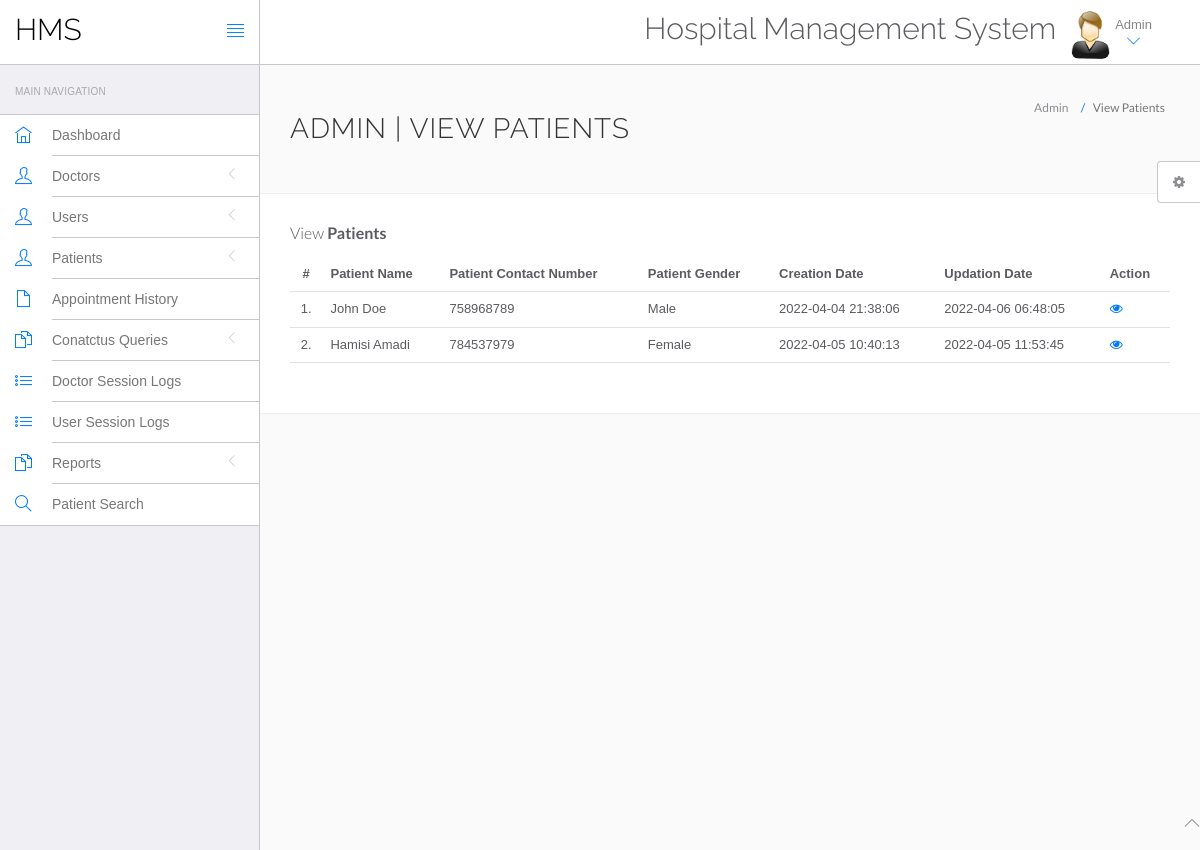
Page /hospital/hms/admin/manage-patient.php (signed in) on the committed database.
### tables this page shows
CREATE TABLE `tblpatient` (
  `ID` int(10) NOT NULL,
  `Docid` int(10) DEFAULT NULL,
  `PatientName` varchar(200) DEFAULT NULL,
  `PatientContno` bigint(10) DEFAULT NULL,
  `PatientEmail` varchar(200) DEFAULT NULL,
  `PatientGender` varchar(50) DEFAULT NULL,
  `PatientAdd` mediumtext DEFAULT NULL,
  `PatientAge` int(10) DEFAULT NULL,
  `PatientMedhis` mediumtext DEFAULT NULL,
  `CreationDate` timestamp NULL DEFAULT current_timestamp(),
  `UpdationDate` timestamp NULL DEFAULT NULL ON UPDATE current_timestamp()
);

### hospital/hms/admin/manage-patient.php (the view, shortened to what this page needs)
<?php
include('include/config.php');
?>
<!DOCTYPE html>
<html lang="en">
	<head>
		<link rel="stylesheet" href="vendor/bootstrap/css/bootstrap.min.css">
		<link rel="stylesheet" href="vendor/fontawesome/css/font-awesome.min.css">
		<link rel="stylesheet" href="vendor/themify-icons/themify-icons.min.css">
		<link href="vendor/animate.css/animate.min.css" rel="stylesheet" media="screen">
		<link href="vendor/perfect-scrollbar/perfect-scrollbar.min.css" rel="stylesheet" media="screen">
		<link href="vendor/switchery/switchery.min.css" rel="stylesheet" media="screen">
		<link href="vendor/bootstrap-touchspin/jquery.bootstrap-touchspin.min.css" rel="stylesheet" media="screen">
		<link href="vendor/select2/select2.min.css" rel="stylesheet" media="screen">
		<link href="vendor/bootstrap-datepicker/bootstrap-datepicker3.standalone.min.css" rel="stylesheet" media="screen">
		<link href="vendor/bootstrap-timepicker/bootstrap-timepicker.min.css" rel="stylesheet" media="screen">
		<link rel="stylesheet" href="assets/css/styles.css">
		<link rel="stylesheet" href="assets/css/plugins.css">
		<link rel="stylesheet" href="assets/css/themes/theme-1.css" id="skin_color" />
	</head>
	<body>
		<div id="app">
<?php include('include/sidebar.php');?>
<div class="app-content">
<?php include('include/header.php');?>
<div class="main-content" >
<div class="wrap-content container" id="container">
<section id="page-title">
<div class="row">
<div class="col-sm-8">
<h1 class="mainTitle">Admin | View Patients</h1>
</div>
<ol class="breadcrumb">
<li>
<span>Admin</span>
</li>
<li class="active">
<span>View Patients</span>
</li>
</ol>
</div>
</section>
<div class="container-fluid container-fullw bg-white">
<div class="row">
<div class="col-md-12">
<h5 class="over-title margin-bottom-15">View <span class="text-bold">Patients</span></h5>
<table class="table table-hover" id="sample-table-1">
<thead>
<tr>
<th class="center">#</th>
<th>Patient Name</th>
<th>Patient Contact Number</th>
<th>Patient Gender </th>
<th>Creation Date </th>
<th>Updation Date </th>
<th>Action</th>
</tr>
</thead>
<tbody>
<?php
$sql=mysqli_query($con,"select * from tblpatient");
$cnt=1;
while($row=mysqli_fetch_array($sql))
{
?>
<tr>
<td class="center"><?php echo $cnt;?>.</td>
<td class="hidden-xs"><?php echo $row['PatientName'];?></td>
<td><?php echo $row['PatientContno'];?></td>
<td><?php echo $row['PatientGender'];?></td>
<td><?php echo $row['CreationDate'];?></td>
<td><?php echo $row['UpdationDate'];?>
</td>
<td>
<a href="view-patient.php?viewid=<?php echo $row['ID'];?>"><i class="fa fa-eye"></i></a>
</td>
</tr>
<?php
$cnt=$cnt+1;
 }?></tbody>
</table>
</div>
</div>
</div>
</div>
</div>
</div>
</div>
	<?php include('include/footer.php');?>
	<?php include('include/setting.php');?>
	</body>
</html>

### hospital/hms/admin/assets/css/themes/theme-1.css (style rules this page uses)
body { background: #FAFAFA; }

### rows in the picture
tblpatient: PatientName "John Doe", PatientContno "758968789", PatientGender "Male", CreationDate "2022-04-04 21:38:06", UpdationDate "2022-04-06 06:48:05"
tblpatient: PatientName "Hamisi Amadi", PatientContno "784537979", PatientGender "Female", CreationDate "2022-04-05 10:40:13", UpdationDate "2022-04-05 11:53:45"
